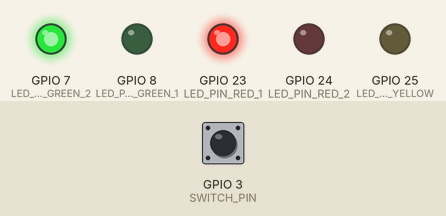
Recording of a program running on a simulated Raspberry Pi (BCM pin numbers). Shown: output pins drawn as LEDs (lit = HIGH). Inputs (shaded band) come from the test bench; at power-on: GPIO 3 (SWITCH_PIN) HIGH.

Above: at 1.2 s.
1.3 s: GPIO 3 (SWITCH_PIN) pulled LOW for 0.15 s
At 7.1 s:
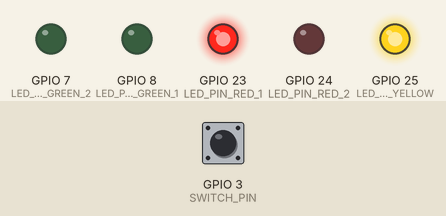
At 10.6 s:
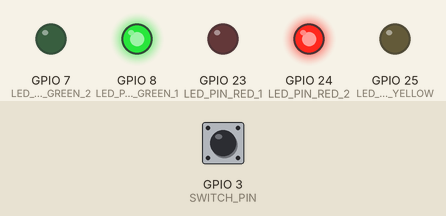
Timing chart, 0 to 21.8 s (numbered marks = the images above; inputs shaded):
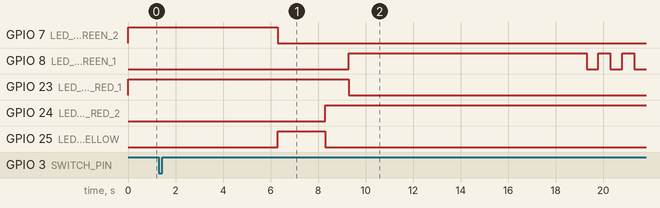

Measured:
- after the input at 1.3 s, GPIO 7 (LED_PIN_GREEN_2): HIGH → LOW after 5.0 s; GPIO 8 (LED_PIN_GREEN_1): LOW → HIGH after 8.0 s, then repeats every 1.0 s: LOW 0.50 s, HIGH 0.50 s; GPIO 23 (LED_PIN_RED_1): HIGH → LOW after 8.0 s; GPIO 24 (LED_PIN_RED_2): LOW → HIGH after 7.0 s; GPIO 25 (LED_PIN_YELLOW): LOW → HIGH after 5.0 s, → LOW 2.0 s later

The program:

switch_exercise3.py
```python
# encoding: utf-8

# TODO: テスト(パーツ不足のため)

#LED電球５個（赤x2・黄・緑x2）を使用する
#タクトスイッチ１個を使用する
#GPIOのピンは好きなものを使用してよい
#プログラム起動直後に、「歩行者信号」側の赤色のLED電球を点灯させ、「自動車信号」側の緑色のLED電球を点灯させる
#スイッチが押された場合、⑥～⑫の順に動作する（押されない場合は④の状態を継続）
#その5秒後に「自動車信号」側の緑色のLED電球を消灯し、黄色のLED電球を点灯させる
#その2秒後に「自動車信号」側の黄色のLED電球を消灯し、赤色のLED電球を点灯させる
#その1秒後に「歩行者信号」側の赤色のLED電球を消灯し、緑色のLED電球を点灯させる
#その10秒後に「歩行者信号」側の緑色のLED電球を0.5秒間隔で点滅させる
#その5秒後に「歩行者信号」側の緑色のLED電球を消灯し、赤色のLED電球を点灯させる
#その1秒後に「自動車信号」側の赤色のLED電球を消灯し、緑色のLED電球を点灯させる
#⑤へ戻る
#⑥～⑫動作中にスイッチが押されても動作に影響がないようにする

import RPi.GPIO as GPIO
import time

# Helper function to set up multiple output pins
def setup_out_pins(pin_list):
    for pin in pin_list:
        GPIO.setup(pin, GPIO.OUT)

LED_PIN_RED_1 = 23
LED_PIN_RED_2 = 24
LED_PIN_YELLOW = 25
LED_PIN_GREEN_1 = 8
LED_PIN_GREEN_2 = 7
SWITCH_PIN = 3

GPIO.setwarnings(False)
GPIO.cleanup()

GPIO.setmode(GPIO.BCM)
setup_out_pins([LED_PIN_RED_1, LED_PIN_RED_2, LED_PIN_YELLOW, LED_PIN_GREEN_1, LED_PIN_GREEN_2])
GPIO.setup(SWITCH_PIN, GPIO.IN, pull_up_down=GPIO.PUD_UP)

while True:
    # Initial state
    GPIO.output(LED_PIN_RED_1, GPIO.HIGH)
    GPIO.output(LED_PIN_GREEN_2, GPIO.HIGH)
    # Wait for switch press
    while GPIO.input(SWITCH_PIN) == 1:
        pass
    # Sequence of light changes
    time.sleep(5)
    GPIO.output(LED_PIN_GREEN_2, GPIO.LOW)
    GPIO.output(LED_PIN_YELLOW, GPIO.HIGH)
    time.sleep(2)
    GPIO.output(LED_PIN_YELLOW, GPIO.LOW)
    GPIO.output(LED_PIN_RED_2, GPIO.HIGH)
    time.sleep(1)
    GPIO.output(LED_PIN_RED_1, GPIO.LOW)
    GPIO.output(LED_PIN_GREEN_1, GPIO.HIGH)
    time.sleep(10)
    for _ in range(10):
        GPIO.output(LED_PIN_GREEN_1, GPIO.LOW)
        time.sleep(0.5)
        GPIO.output(LED_PIN_GREEN_1, GPIO.HIGH)
        time.sleep(0.5)
    time.sleep(5)
    GPIO.output(LED_PIN_GREEN_1, GPIO.LOW)
    GPIO.output(LED_PIN_RED_1, GPIO.HIGH)
    time.sleep(1)
    GPIO.output(LED_PIN_RED_2, GPIO.LOW)
    GPIO.output(LED_PIN_GREEN_2, GPIO.HIGH)
```
